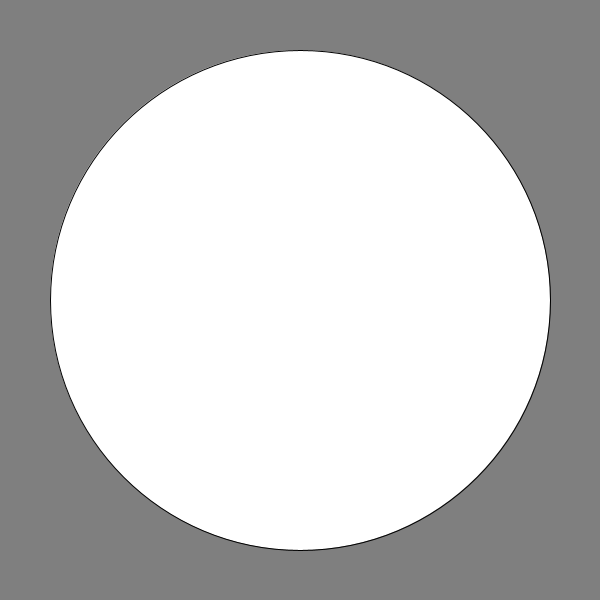
Frame 1 (no input)
Frame 60 (the mouse pressed at the canvas centre just before this capture): identical to frame 1, image omitted
Frame 120 (the mouse held since frame 60 and released just before this capture): identical to frame 1, image omitted

The Processing sketch that drew this single still picture (run headless with seeded random() and noise(); from frame 60 on, the mouse is pressed at the canvas centre):

// Processing sketch: save_fond_transparent
// ── save_fond_transparent.pde
// renaud.jean-francois(arobas)uqam(point)ca
// Syntaxe Processing version 3.3.3
// dimanche, 21 mai 2017

PGraphics layer;


void setup() {
  size(600, 600);
  layer = createGraphics(600, 600);
  layer.smooth(8);
}

void draw() {
  background(127);
  
  layer.beginDraw();
  layer.clear(); // utile pour voir le PGraphics dans le sketch sans artefact, étant donné le draw() en boucle
  layer.ellipse(300, 300, 500, 500);
  layer.endDraw();
  layer.save("transparent.png");
  
  image(layer, 0, 0);
}
